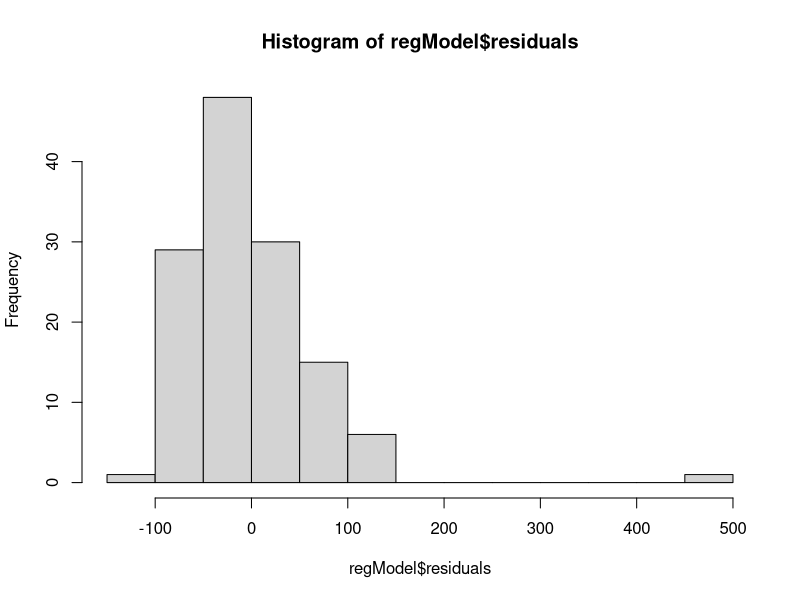
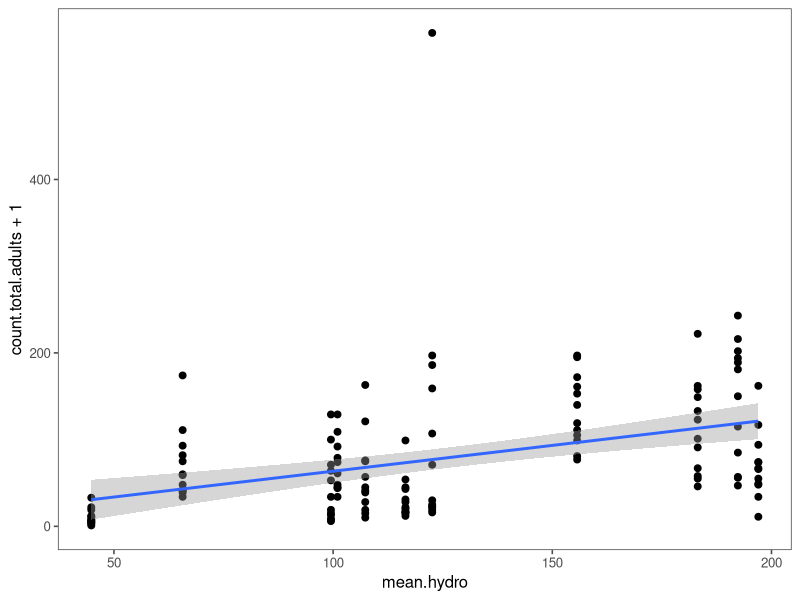
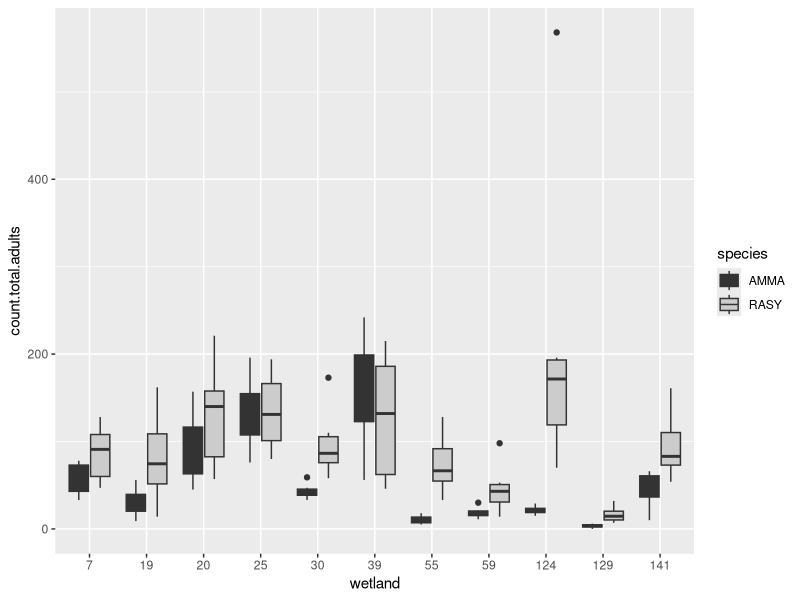
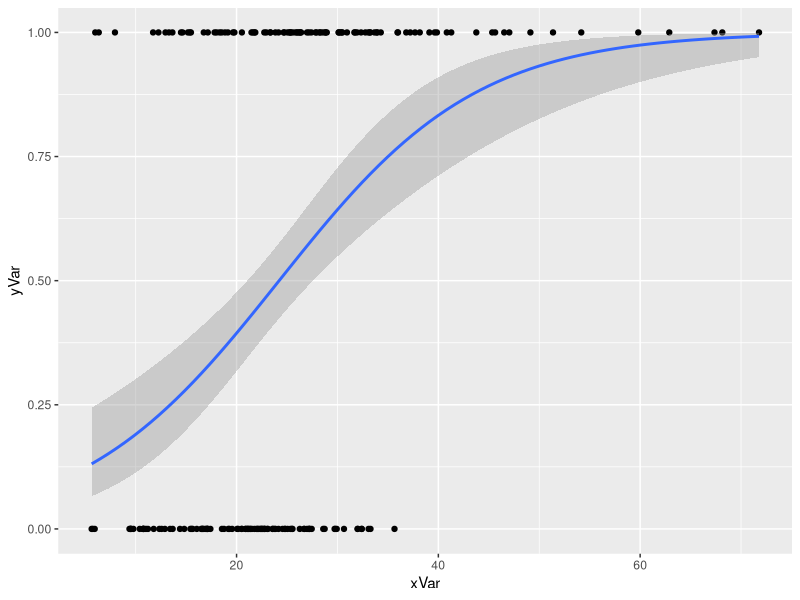
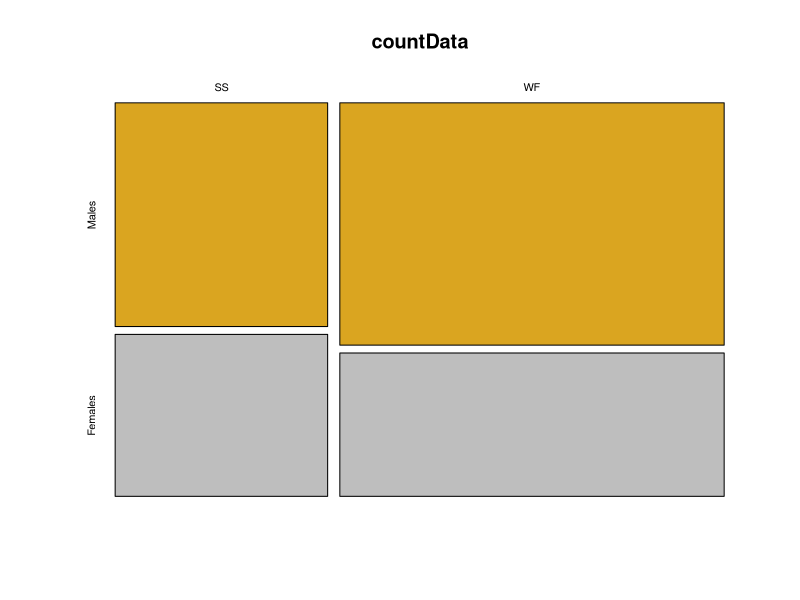
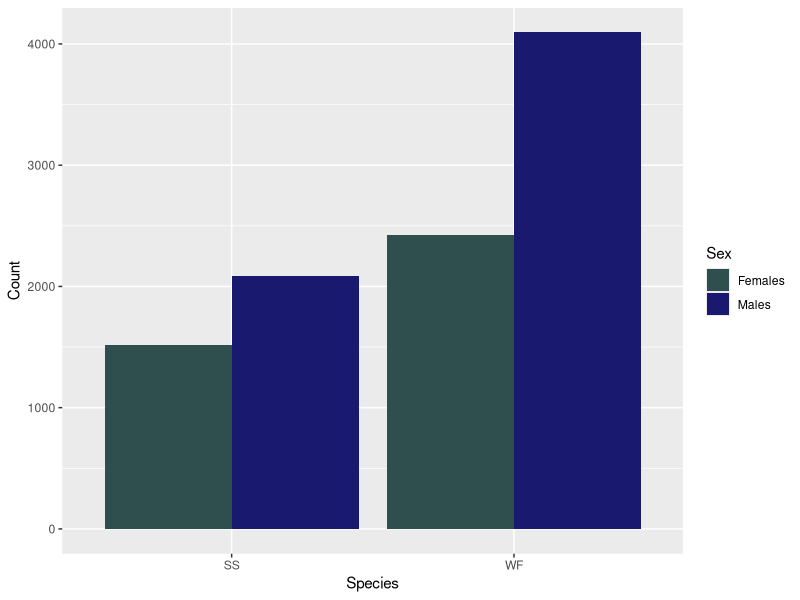
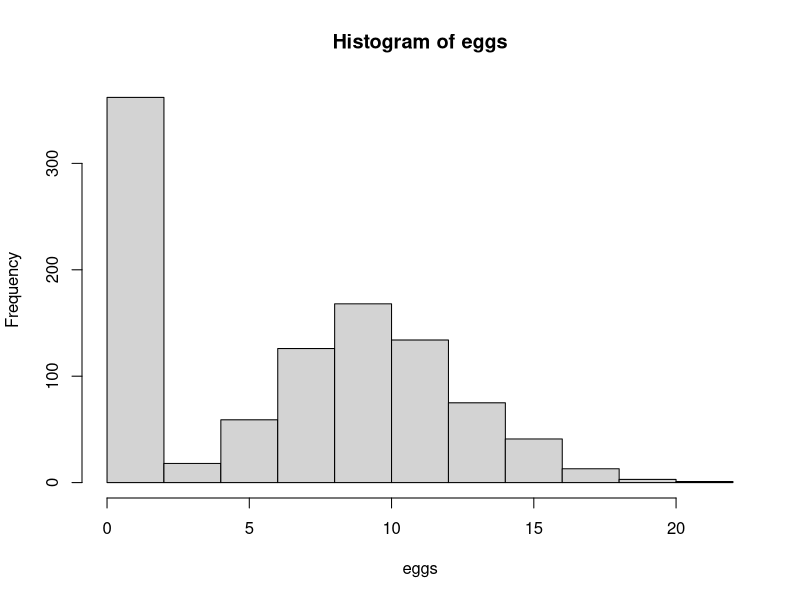
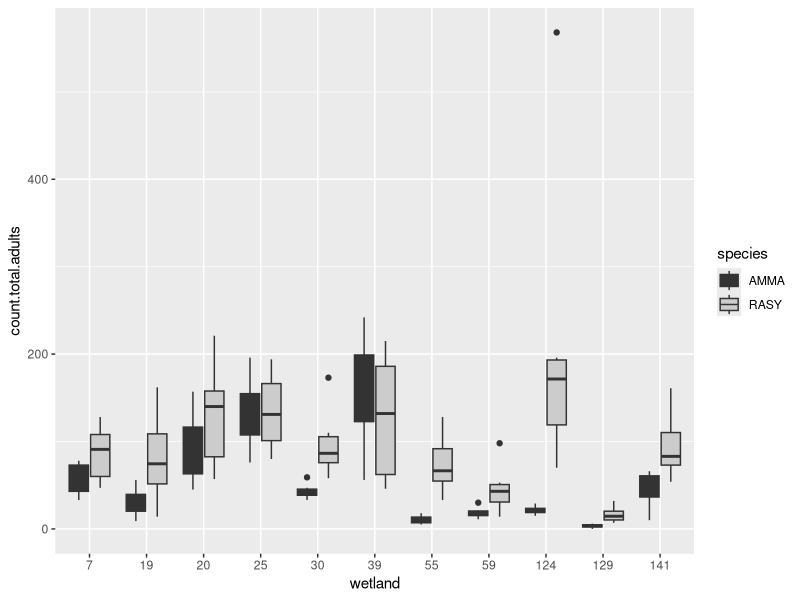

The R script that drew these images, in order:
##### Simple Data Analysis and More Complex Control Structures
##### 30 January 2023
##### LVA

dryadData <- read.table(file = "Data/veysey-babbit_data_amphibians.csv", header = TRUE, sep = ",")

library(tidyverse)
library(ggthemes)

### Analyses
### Expiremental designs
### independent/explanatory variable (x-axis) vs dependent/response variable (y-axis)

### Continuous (range of numbers: heighht, weight, temperature) vs discrete/categirucal (Categories: Species, Treatments, site)

### x = cont, y = cont -> Linear regresssion/scatterplot
### x = cat, y = cont -> t-test,Anova, and Box Plot/Bar plot
### x = cont, y = cat -> Logistic regression
### x = cat, y = cat -> chi-squared, table, mosaic plot

glimpse(dryadData)
### Basic linear regression analysis ( 2 continuous variables)
## Is there a relationship between the mean pool hydroperiod and the number of breeding frogs caught?
## y ~ x
regModel <- lm(count.total.adults ~ mean.hydro, data = dryadData)
print(regModel)
summary(regModel)
hist(regModel$residuals)


regPlot <- ggplot(data = dryadData, aes(x = mean.hydro, y = count.total.adults + 1)) +
  geom_point(size = 2) +
  stat_smooth(method = "lm", se = 0.99)
regPlot + theme_few()

### Basic ANOVA
### Was there a statistically significant difference in the number of adults among wetlands
#y~x

ANOmodel <- aov(count.total.adults ~ factor(wetland), data = dryadData)
summary(ANOmodel)

dryadData %>%
  group_by(factor(wetland)) %>%
  summarise(avgHydro = mean(count.total.adults), na.rm = T, N = n())

### Boxplot

dryadData$wetland <- factor(dryadData$wetland)

ANOplot <- ggplot(data = dryadData, mapping = aes(x = wetland, y = count.total.adults, fill = species)) +
  geom_boxplot() +
  scale_fill_grey()
ANOplot

ggsave(file = "SpeciesBoxplots.pdf", plot = ANOplot, device = "pdf")

### Logistical regression
## Data Frame
# gamma probabilities - continuous variables that are always positibe and have a skewed distribution

xVar <- sort(rgamma(n=200, shape = 5, scale = 5))
yVar <- sample(rep(c(1,0), each = 100), prob = seq_len(200))
logRegData <- data.frame(xVar, yVar)

### Logistic regression model
logRegModel <- glm(yVar ~ xVar, data = logRegData, family = binomial(link = logit)) #Specifys logistic regression
summary(logRegModel)

logRegPlot <- ggplot(data = logRegData, aes(x = xVar, y = yVar)) + 
  geom_point() +
  stat_smooth(method = "glm", method.args = list(family = binomial))
logRegPlot


### Contingency table (chi-squared) Analysis
### Are there differences in counts of males and femalses between species?

countData <- dryadData %>%
  group_by(species) %>%
  summarize(Males = sum(No.males,na.rm=T), Females = sum(No.females, na.rm=TRUE)) %>%
  select(-species) %>%
  as.matrix()
countData

row.names(countData) = c("SS", "WF")

## chi-squared 
## get residuals
chisq.test(countData)$residuals

mosaicplot(x = countData, col = c("goldenrod", "grey"), shade = F)

### bar plot

countDataLong <-countData %>%
  as_tibble() %>%
  mutate(Species = c(rownames(countData))) %>%
  pivot_longer(cols = Males:Females, names_to = "Sex", values_to = "Count")

ggplot(countDataLong, aes(x = Species, y = Count, fill = Sex)) +
  geom_bar(stat = "identity", position = "dodge") + 
  scale_fill_manual(values = c("darkslategrey", "midnightblue"))

#######################################################################
#### Control Structures

# if and ifelse statements

##### if statement
#### if (condition) {Expression 1}

### Nested if statements if(){expresssion} else{ if () {expression}}

z <- signif(runif(1), digits = 2)
z > 2.8

### use {} or 
if (z >= 0.8){ cat(z, "is a large number", "\n")} else
    if (z < 0.2){ cat(z, "is a small number", "\n")} else 
      {cat(z, "is a number of typical size", "\n")
      cat("z^2 = ", z^2, "\n") 
      y <- T }

### ifelse to fill vectors

### ifelse(condition, yes, no)

### incesct population where the females lay 10.2 eggs on average, follows poisson distribution (discrete probibility distribution showing the likely number of times an event will occur). 35% parasitism where no eggs are laid. Lets make a distribution for 1000 individuals
tester <- runif(1000)
eggs <- ifelse(tester > 0.35, rpois(n = 1000, lambda = 10.2), 0)
hist(eggs)    

#### vector of p values from a simulation and we want to create a vector to highlight the significant ones for plotting  
pVals <- runif(1000)
z <- ifelse(pVals <= 0.025, "lowerTail", "notSig")
z[pVals >= 0.975] <- "upperTail"
table(z)

##### for loops
### workhorse function for doing repetitive tasks
### universal in all computer languages
### controversial in R - often not necessary
### very slow
### there already exists a family of apply functions

#### anatomy of a for loop
### for(var in seq){ Starts for loop
#body
#}
# var is a counter variable that holds the current value of the loop
# sequence is an integer vector that defines the starting and endpoints of a loop
# counter variables (i,j,k)

for(i in 1:5){
  cat("Stuck in a loop", i, "\n")
  cat(3+2, "\n")
  cat(3+i, "\n")
}

### use a counter variable that maps to the position of each element
my_dogs <- c("chow", "akita", "malamute", "husky", "samoyed")
for(i in 1: length(my_dogs)) {
  cat("i=", i, "my_dogs[i]=", my_dogs[i], "\n")
}

#### use double for loops
m <- matrix(round(runif(20), digits = 2), nrow = 5)
for (i in 1:nrow(m)) {
  m[i,] <- m[i,] + i 
}
m
for (i in 1:nrow(m)) {
  for (k in 1:ncol(m)){
    m[i,k] <- m[i,k] + i + k
  }
}
m

m <- matrix(round(runif(20), digits = 2), nrow = 5)
for(j in 1:ncol(m)){
  m[,j] <- m[,j] + j
}
